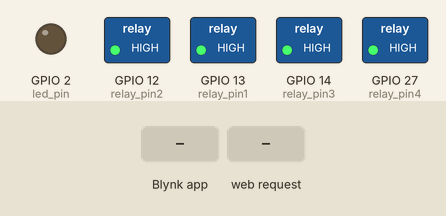
Bench run of a sketch on a simulated ESP32. Shown: switched loads named in the sketch (green lamp = pin HIGH), output pins drawn as LEDs (lit = HIGH). Inputs (shaded band) come from the test bench. WiFi joins after 1.5 s; servers stay silent unless stated; what the sketch prints to the serial monitor is not drawn.

Above: at 3.0 s.
3.1 s: Blynk app writes 1 to V0
At 4.2 s:
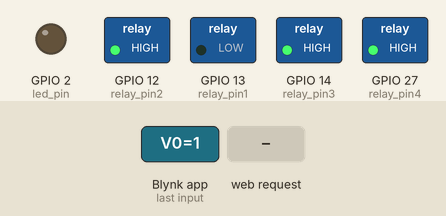
4.6 s: HTTP request GET /motion-detected received
At 5.4 s:
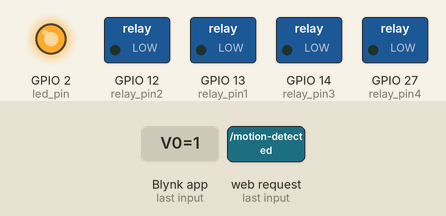
6.1 s: Blynk app writes 0 to V0
At 6.9 s:
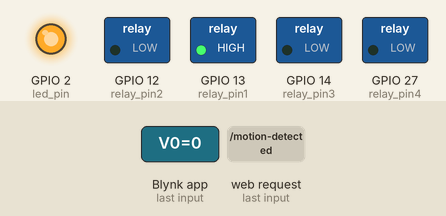
8.1 s: Blynk app writes 0 to V1
At 9.7 s:
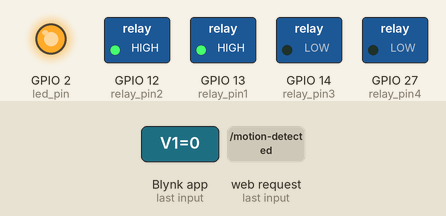
10.1 s: Blynk app writes 200 to V0
At 11.2 s:
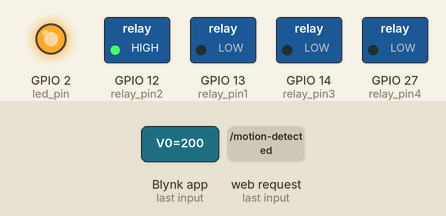
12.1 s: Blynk app writes 0 to V2
At 14.0 s:
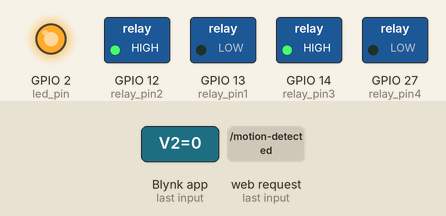
Timing chart, 0 to 16.1 s (numbered marks = the images above; inputs shaded):
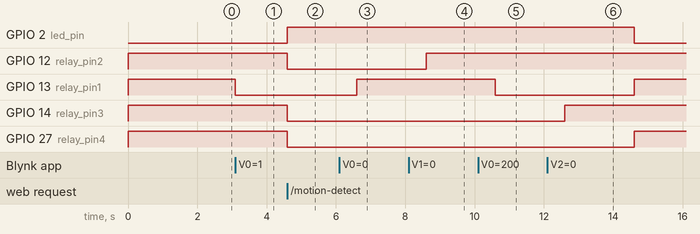

The sketch:

esp32_receiver.ino
```cpp
#include <WiFi.h>
#define BLYNK_PRINT Serial
#include <BlynkSimpleEsp32.h>

const char* ssid = "MARCOS X";
const char* password = "00000000";
#define BLYNK_AUTH_TOKEN "ZNN2H9Z1xu2W8XNsEzu_gcO5yvFdgzyo" //Enter your blynk auth token
char auth[] = BLYNK_AUTH_TOKEN;
WiFiServer server(80);

int motion_detected = 0;
int timer = 0;
#define led_pin  2
#define relay_pin1 13 // Relay pin
#define relay_pin2 12 // Relay pin
#define relay_pin3 14 // Relay pin
#define relay_pin4 27 // Relay pin

BLYNK_WRITE(V0) {
  bool value1 = param.asInt();
  // Check these values and turn the relay1 ON and OFF
  if (value1 == 1) {
    digitalWrite(relay_pin1, LOW);
  } else {
    digitalWrite(relay_pin1, HIGH);
  }
}
BLYNK_WRITE(V1) {
  bool value2 = param.asInt();
  // Check these values and turn the relay2 ON and OFF
  if (value2 == 1) {
    digitalWrite(relay_pin2, LOW);
  } else {
    digitalWrite(relay_pin2, HIGH);
  }
}
BLYNK_WRITE(V2) {
  bool value3 = param.asInt();
  // Check these values and turn the relay2 ON and OFF
  if (value3 == 1) {
    digitalWrite(relay_pin3, LOW);
  } else {
    digitalWrite(relay_pin3, HIGH);
  }
}
BLYNK_WRITE(V3) {
  bool value4 = param.asInt();
  // Check these values and turn the relay2 ON and OFF
  if (value4 == 1) {
    digitalWrite(relay_pin4, LOW);
  } else {
    digitalWrite(relay_pin4, HIGH);
  }
}
BLYNK_WRITE(V5) {
  bool value4 = param.asInt();
  // Check these values and turn the relay2 ON and OFF
  if (value4 == 1) {

      digitalWrite(relay_pin1, LOW);
      digitalWrite(relay_pin2, LOW);
      digitalWrite(relay_pin3, LOW);
      digitalWrite(relay_pin4, LOW);
  } else {
      digitalWrite(relay_pin1, HIGH);
      digitalWrite(relay_pin2, HIGH);
      digitalWrite(relay_pin3, HIGH);
      digitalWrite(relay_pin4, HIGH);
  }
}
void setup() {

  pinMode(led_pin, OUTPUT);
  pinMode(relay_pin1,OUTPUT);
  pinMode(relay_pin2,OUTPUT);
  pinMode(relay_pin3,OUTPUT);
  pinMode(relay_pin4,OUTPUT);
  digitalWrite(led_pin, LOW);
  digitalWrite(relay_pin1, HIGH);
  digitalWrite(relay_pin2, HIGH);
  digitalWrite(relay_pin3, HIGH);
  digitalWrite(relay_pin4, HIGH);

  WiFi.begin(ssid, password);
  Blynk.begin(auth, ssid, password, "blynk.cloud", 80);
  while (WiFi.status() != WL_CONNECTED) {
    delay(1000);
    Serial.println("Connecting to WiFi...");
  }
  server.begin();
  Serial.println("Server started");
  Serial.print("IP address: ");
  Serial.println(WiFi.localIP());
}

void loop() {
  Blynk.run();
  WiFiClient client = server.available();
  if (client) {
    String request = client.readStringUntil('\r');
    if (request.indexOf("/motion-detected") != -1) {
      motion_detected = 1;
      digitalWrite(led_pin, HIGH);
      digitalWrite(relay_pin1, LOW);
      digitalWrite(relay_pin2, LOW);
      digitalWrite(relay_pin3, LOW);
      digitalWrite(relay_pin4, LOW);
    }
    client.flush();
    client.stop();
  }

  if (motion_detected) {
    timer++;
    delay(1000);
    if (timer == 10) {
      motion_detected = 0;
      digitalWrite(led_pin, LOW);
      digitalWrite(relay_pin1, HIGH);
      digitalWrite(relay_pin2, HIGH);
      digitalWrite(relay_pin3, HIGH);
      digitalWrite(relay_pin4, HIGH);
      timer = 0;
    }
  }
}
```

Measured:
- after the input at 3.1 s, GPIO 13 (relay_pin1): HIGH → LOW at once
- after the input at 4.6 s, GPIO 2 (led_pin): LOW → HIGH at once; GPIO 12 (relay_pin2), GPIO 14 (relay_pin3), GPIO 27 (relay_pin4): HIGH → LOW at once
- after the input at 6.1 s, GPIO 13 (relay_pin1): LOW → HIGH after 0.50 s
- after the input at 8.1 s, GPIO 12 (relay_pin2): LOW → HIGH after 0.50 s
- after the input at 10.1 s, GPIO 13 (relay_pin1): HIGH → LOW after 0.50 s
- after the input at 12.1 s, GPIO 14 (relay_pin3): LOW → HIGH after 0.50 s instead of 2.5 s
